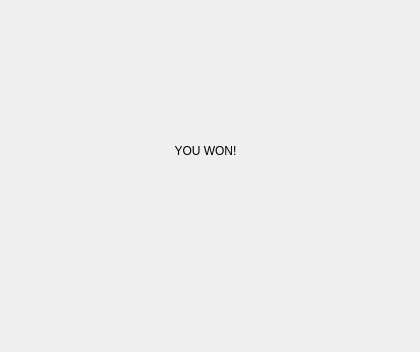
<?xml version="1.0" encoding="UTF-8"?>
<ui version="4.0">
 <class>Win</class>
 <widget class="QDialog" name="Win">
  <property name="geometry">
   <rect>
    <x>0</x>
    <y>0</y>
    <width>420</width>
    <height>352</height>
   </rect>
  </property>
  <property name="windowTitle">
   <string>Dialog</string>
  </property>
  <widget class="QLabel" name="label">
   <property name="geometry">
    <rect>
     <x>110</x>
     <y>100</y>
     <width>191</width>
     <height>101</height>
    </rect>
   </property>
   <property name="text">
    <string>YOU WON!</string>
   </property>
   <property name="alignment">
    <set>Qt::AlignCenter</set>
   </property>
  </widget>
 </widget>
 <resources/>
 <connections/>
</ui>
